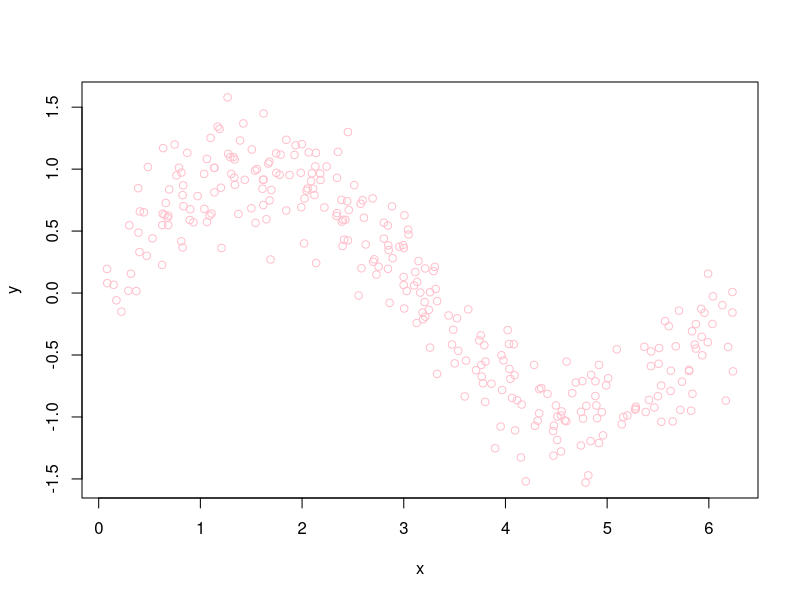
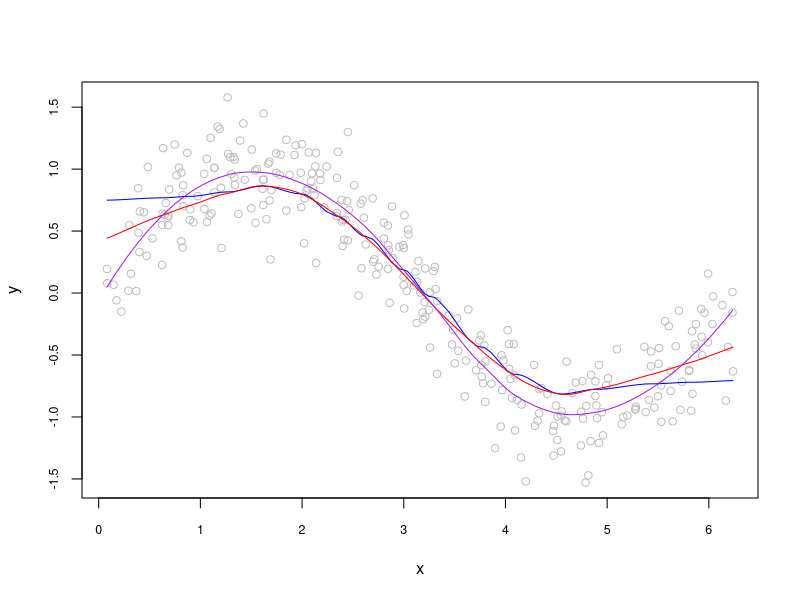
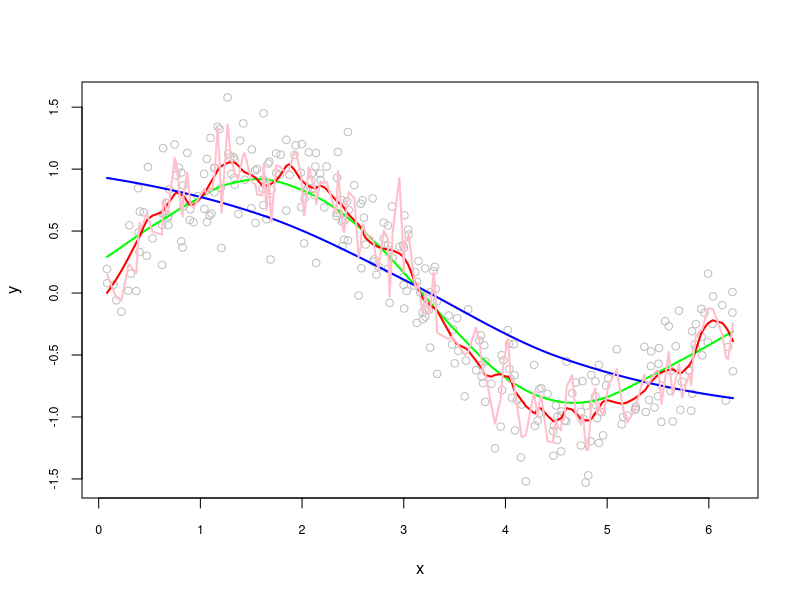
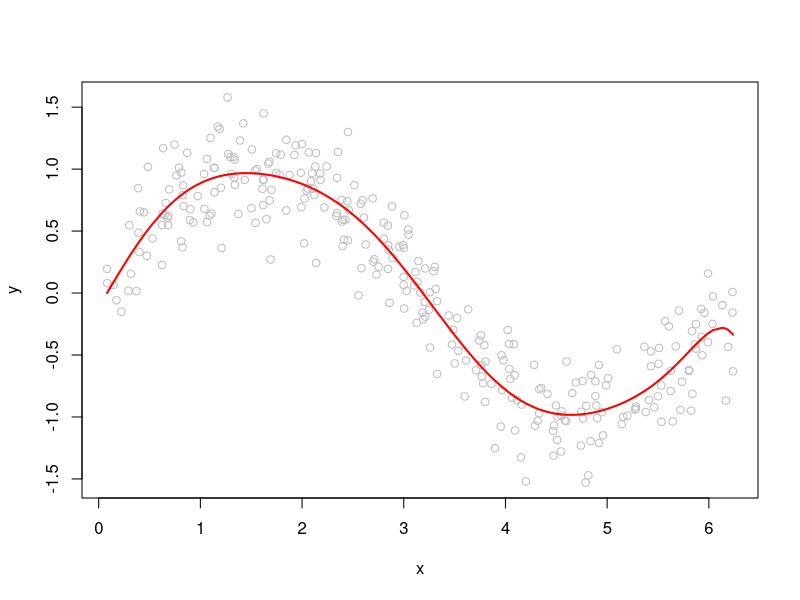
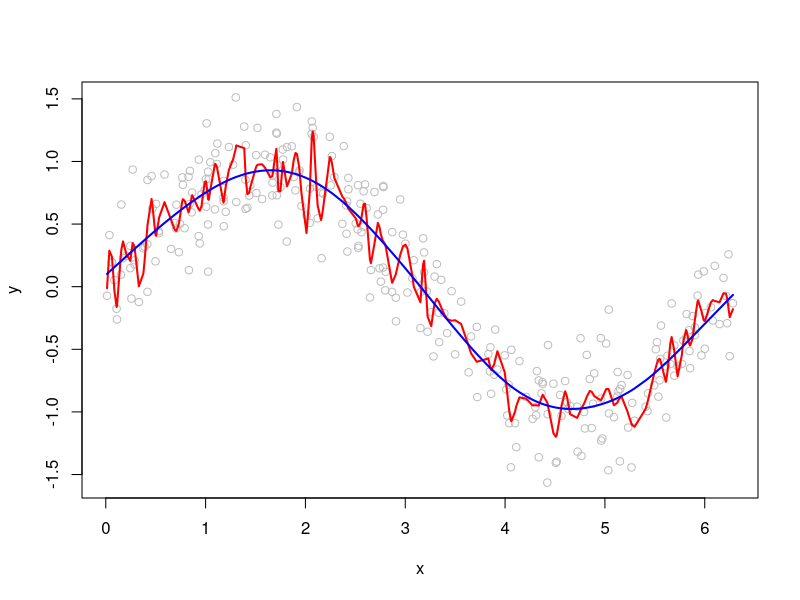
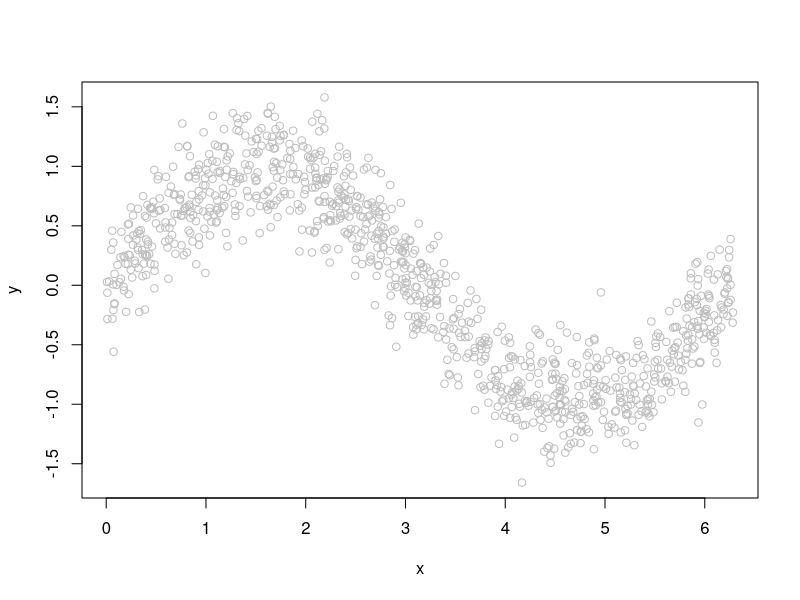
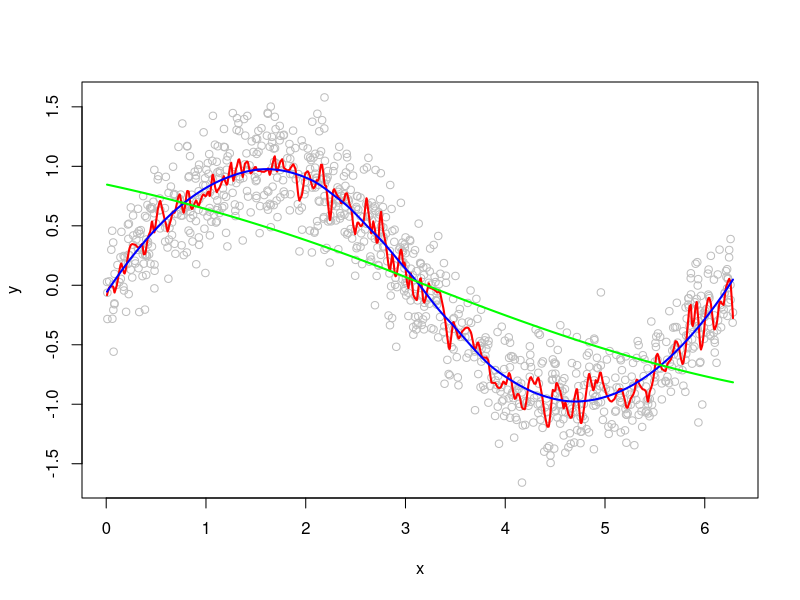

These figures' R source, in order:
## ---- chunk 1
knitr::opts_chunk$set(echo = TRUE)
## ---- chunk 2
#1
n = 300
set.seed(1)
x <- sort(runif(n)*2*pi)
y <- sin(x) + rnorm(n)/4
data <- data.frame(y = y, x = x)
plot(x, y, col = "pink")
## ---- chunk 3
#2
model1 <- loess(y ~ x, degree=0, span = 0.5) #Locally quadratic
model2 <- loess(y ~ x, degree=1, span = 0.5) #Locally quadratic
model3 <- loess(y ~ x, degree=2, span = 0.5) #Locally quadratic

fit1 <- predict(model1, x)
fit2 <- predict(model2, x)
fit3 <- predict(model3, x)

plot(x, y, col = "gray", cex.main = 0.80, cex.axis = 0.75)

lines(x, fit1, col = "blue")
lines(x, fit2, col = "red")
lines(x, fit3, col = "purple")
## ---- chunk 4
#3
model2 <- predict(loess(y~x, degree=1, span = 0.38))
model3 <- predict(loess(y~x, degree=2, span = 0.1))
model4 <- predict(loess(y~x, degree=2, span = 2))
model5 <- predict(loess(y~x, degree=1, span = 0.02))

plot(x, y, col = "gray", cex.main = 0.80, cex.axis = 0.75)

lines(x, model2, lwd = 2, col = "green")
lines(x, model3, lwd = 2, col = "red")
lines(x, model4, lwd = 2, col = "blue")
lines(x, model5, lwd = 2, col = "pink")
## ---- chunk 5
#4
library(splines)
model1 <- lm(y ~ bs(x, degree = 10, df=10))
plot(x, y, col ="gray")
lines(x, model1$fitted.values, lwd = 2, col ="red")
## ---- chunk 6
#5
n = 300
x <- sort(runif(n)*2*pi)
y <- sin(x) + rnorm(n)/4
plot(x, y, col ="gray")
lines(smooth.spline(x, y, df=100), lwd = 2, col ="red")
lines(smooth.spline(x, y), lwd = 2, col ="blue")
## ---- chunk 7
n = 1000 # pay attention to n here
set.seed(1)
x <- sort(runif(n)*2*pi)
y <- sin(x) + rnorm(n)/4
df <- data.frame(y, x)
plot(x, y, col = "gray")

loe1 <- loess(y ~ x, degree = 2, span = 0.02)
yhat1 <- predict(loe1, x)
loe2 <- loess(y ~ x, degree = 2, span = 0.5)
yhat2 <- predict(loe2, x)
loe3 <- loess(y ~ x, degree = 2, span = 3)
yhat3 <- predict(loe3, x)
plot(x, y, col = "gray")
lines(x, yhat1, col = "red", lwd = 2)
lines(x, yhat2, col = "blue", lwd = 2)
lines(x, yhat3, col = "green", lwd = 2)

## ---- chunk 8
# My data
n = 1000
set.seed(1)
x <- sort(runif(n)*2*pi)
y <- sin(x) + rnorm(n)/4
df <- data.frame(y, x)
#Shuffle
n <- nrow(df)
set.seed(321)
ind <- sample(n, n, replace = FALSE)
df1 <- df[ind, ]

k = 10
nslice = floor(n/k)
test <- df1[1:nslice, ] #10% of df1
train <- df1[(nslice+1):n, ] #90% of df1

loe0 <- loess(y ~ x, degree = 2, span = 0.02, data = train,
control=loess.control(surface="direct"))
loe1 <- loess(y ~ x, degree = 2, span = 0.2, data = train,
control=loess.control(surface="direct"))
loe2 <- loess(y ~ x, degree = 2, span = 1, data = train,
control=loess.control(surface="direct"))

#train data
yhat0 <- predict(loe0, train$x)
yhat1 <- predict(loe1, train$x)
yhat2 <- predict(loe2, train$x)
rmspe0 <- sqrt(mean((train$y-yhat0)^2))
rmspe1 <- sqrt(mean((train$y-yhat1)^2))
rmspe2 <- sqrt(mean((train$y-yhat2)^2))
rmspe0
## [1] 0.2293857
rmspe1
## [1] 0.2558262
rmspe2
## [1] 0.3224798

#test data
yhat0test <- predict(loe0, test$x)
yhat1test <- predict(loe1, test$x)
yhat2test <- predict(loe2, test$x)

rmspe0test <- sqrt(mean((test$y-yhat0test)^2))
rmspe1test <- sqrt(mean((test$y-yhat1test)^2))
rmspe2test <- sqrt(mean((test$y-yhat2test)^2))
rmspe0test
## [1] 0.2839419
rmspe1test
## [1] 0.2531866
rmspe2test
## [1] 0.2890831
## ---- chunk 9


